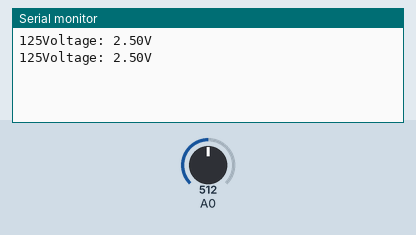
The sketch below on a simulated Arduino Uno, built with avr-gcc and run on an emulated ATmega328P. Shown: the last lines printed to the serial monitor. The inputs (shaded band) are chosen by the test bench; at power-on: A0 = 512.

Above: at 1.8 s.
1.9 s: A0 set to 716
At 2.8 s:
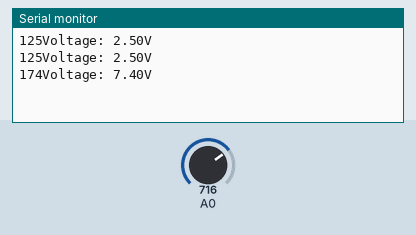
3.4 s: A0 set to 900
At 4.3 s:
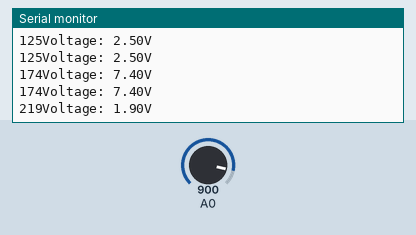
Timing chart, 0 to 6.4 s (numbered marks = the images above; inputs shaded):
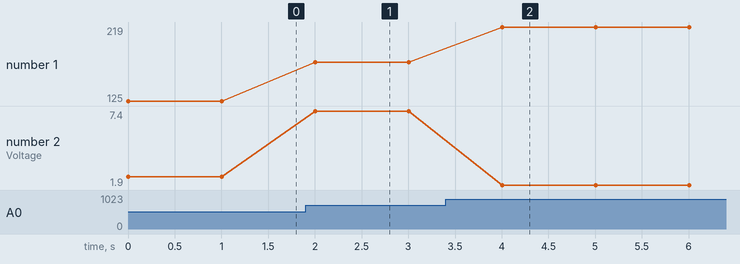

The sketch:

volt_mat.ino
```cpp
int val11;
float val2;

void setup(){

  Serial.begin(9600);

  }

void loop(){

  float temp;
  val11 = analogRead(A0);
  temp = val11/4.092;
  val11 = (int)temp;
  val2 = ((val11%100)/10.0);
  Serial.print(val11);
  Serial.print("Voltage: ");
  Serial.print(val2);
  Serial.println("V");
  delay(1000);
  }
```

Measured:
- after the input at 1.9 s, the serial monitor: prints a new line after 0.10 s (image 1)
- after the input at 3.4 s, the serial monitor: prints a new line after 0.60 s (image 2)
- plotted number 1: 125 → 174 after the input at 1.9 s, 174 → 219 after the input at 3.4 s
- plotted number 2: 2.5 → 7.4 after the input at 1.9 s, 7.4 → 1.9 after the input at 3.4 s
